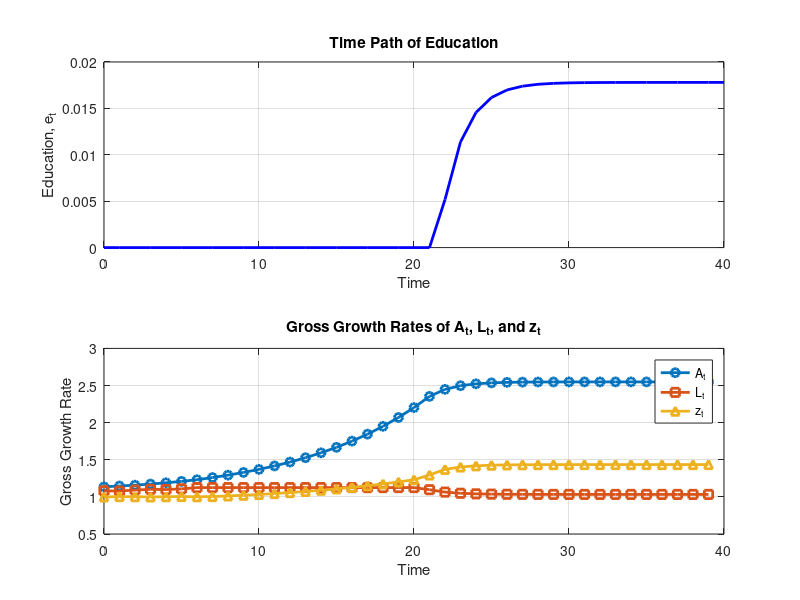

Here is the MATLAB script that generated this plot:
%% Galor-Weil Model Simulation

clear all; close all; clc;

%% Parameters and initial conditions

T = 40;
X = 1;
alpha = 0.6;
gamma = 0.225;
rho = 0.879;
tau = 0.2;
tilde_c = 1;
theta = 1;
a_star = 8;

% Initial conditions
g = zeros(T+1,1);
A = zeros(T+1,1);
L = zeros(T+1,1);
e = zeros(T+1,1);
h = zeros(T+1,1);
z = zeros(T+1,1);
c = zeros(T+1,1);
n = zeros(T+1,1);

g(1) = 0.125;      % g_0 (initial growth rate, not directly used in production)
A(1) = 3.17;
L(1) = 0.77;
e(1) = 0;
h(1) = (e(1) + rho*tau)/(e(1) + rho*tau + g(1)) ;          % After calculation, h_0 = 0.584

%% Time loop: Solve the model period by period

for t = 1:T
    % Compute g_{t+1}
    factor = min(theta*L(t), a_star);
    g(t+1) = (e(t) + rho*tau) * factor;
    
    % Update technology: A_{t+1}
    A(t+1) = (1 + g(t+1)) * A(t);
    
    % Compute output per adult z_t
    z(t) = h(t)^alpha * (A(t)/L(t))^(1-alpha);
    
    % Determine whether the subsistence constraint binds
    if (1 - gamma)*z(t) >= tilde_c
        % Interior solution holds:
        c(t) = (1 - gamma)*z(t);
        % Candidate education for next period:
        candidate_e = sqrt((1 - rho)*tau*g(t+1)) - rho*tau;
        e(t+1) = max(candidate_e, 0);
        % Fertility from FOC: n_t*(tau + e(t+1)) = gamma
        n(t) = gamma / (tau + e(t+1));
    else
        % Subsistence binds:
        c(t) = tilde_c;
        candidate_e = sqrt((1 - rho)*tau*g(t+1)) - rho*tau;
        e(t+1) = max(candidate_e, 0);
        % Use resource constraint: z(t)*[1 - n_t*(tau+e(t+1))] = tilde_c 
        % so that n_t*(tau+e(t+1)) = 1 - (tilde_c/z(t))
        n(t) = (1 - (tilde_c/z(t))) / (tau + e(t+1));
        % Compute h_{t+1}
        h(t+1) = (e(t+1) + rho*tau)/(e(t+1) + rho*tau + g(t+1))
    end
    
    % Update population: L_{t+1} = L_t * n_t
    L(t+1) = L(t) * n(t);
    
    % Compute next period's human capital: h_{t+1}
    h(t+1) = (e(t+1) + rho*tau) / (e(t+1) + rho*tau + g(t+1));
end

% For the final period T+1, compute z(T+1) if desired.
z(T+1) = h(T+1)^alpha * (A(T+1)/L(T+1))^(1-alpha);

%% Display the first 10 periods

disp('   t      g_{t+1}    A_{t+1}    L_{t+1}    e_{t+1}    h_t      z_t      c_t      n_t');
for t = 1:10
    fprintf('%3d   %8.4f   %8.4f   %8.4f   %8.4f   %8.4f   %8.4f   %8.4f   %8.4f\n',...
        t-1, g(t+1), A(t+1), L(t+1), e(t+1), h(t), z(t), c(t), n(t));
end

%% Plots: Education and Gross Growth Rates

figure;

% --- Top subplot: Education over time ---
subplot(2,1,1);
plot(0:T, e, 'b-', 'LineWidth',2);
xlabel('Time');
ylabel('Education, e_t');
title('Time Path of Education');
grid on;

% --- Bottom subplot: Gross growth rates ---
% Compute gross growth rates for A, L, and z for t=0 to T-1.
growth_A = A(2:end) ./ A(1:end-1);
growth_L = L(2:end) ./ L(1:end-1);
growth_z = z(2:end) ./ z(1:end-1);

subplot(2,1,2);
plot(0:T-1, growth_A, '-o', 'LineWidth',2); hold on;
plot(0:T-1, growth_L, '-s', 'LineWidth',2);
plot(0:T-1, growth_z, '-^', 'LineWidth',2); hold off;
xlabel('Time');
ylabel('Gross Growth Rate');
legend('A_t', 'L_t', 'z_t','Location','Best');
title('Gross Growth Rates of A_t, L_t, and z_t');
grid on;
